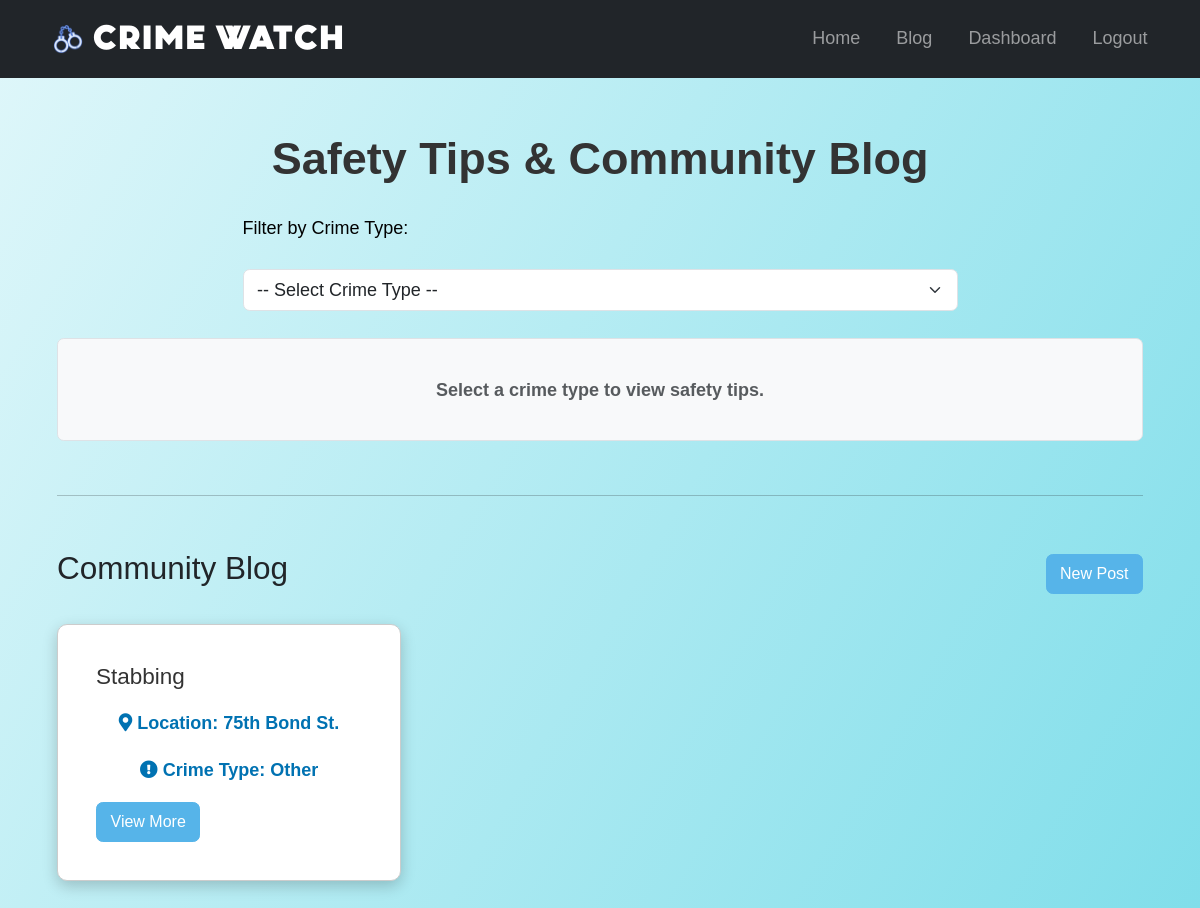
The page /blog/blog (signed in) on the database its author committed.
### app/models.py (models this page shows)
class BlogPost(db.Model):
    __tablename__ = 'blog_post'
    id = db.Column(db.Integer, primary_key=True)
    title = db.Column(db.String(150), nullable=False)
    location = db.Column(db.String(150), nullable=False)
    description = db.Column(db.Text, nullable=False)
    crime_type = db.Column(db.String(50), nullable=False)
    created_by = db.Column(db.Integer, db.ForeignKey('user.id'), nullable=False)
    author = db.relationship('User', backref='blog_posts', lazy=True)  # Ensure correct backref here

### app/views.py (the view, shortened to what this page needs)
@blog.route('/blog', methods=['GET', 'POST'])
@login_required
def blog_page():
    crime_filter = request.args.get('crime_type')
    if crime_filter:
        posts = BlogPost.query.filter_by(crime_type=crime_filter).all()
    else:
        posts = BlogPost.query.all()
    print(f"Posts: {posts}")  # Debugging: Check if posts are being retrieved
    return render_template('blog.html', posts=posts)

### app/templates/blog.html (shortened to what this page needs)
{% extends "base.html" %}
{% block content %}
<div class="container mt-5">
    <h2 class="welcome-title">Safety Tips & Community Blog</h2>
    <div class="row justify-content-center mb-4">
        <div class="col-md-8">
            <form>
                <label for="crime_type" class="form-label" style="margin-top: 20px; font-size: 1.0rem;">Filter by Crime Type:</label>
                <select id="crime_type" name="crime_type" class="form-select" onchange="showTipsAndPosts()">
                    <option value="">-- Select Crime Type --</option>
                </select>
            </form>
        </div>
    </div>
    <div id="safety-tips" class="mt-4 p-3 border rounded bg-light">
        <p class="text-muted">Select a crime type to view safety tips.</p>
    </div>
    <hr class="my-5">
    <div class="d-flex justify-content-between align-items-center mb-4">
        <h3>Community Blog</h3>
        <button type="button" class="btn btn-primary" data-bs-toggle="modal" data-bs-target="#postCrimeModal">
            New Post
        </button>
    </div>
    <div id="blog-posts" class="row row-cols-1 row-cols-md-3 g-4">
        {% if posts %}
            {% for post in posts %}
            <div class="col">
                <div class="card h-100">
                    <div class="card-body">
                        <h5 class="card-title">{{ post.title }}</h5>
                        <p class="card-text">
                            <i class="fas fa-map-marker-alt"></i> <strong>Location:</strong> {{ post.location }}
                        </p>
                        <p class="card-text">
                            <i class="fas fa-exclamation-circle"></i> <strong>Crime Type:</strong> {{ post.crime_type }}
                        </p>
                        <button
                            class="btn btn-primary"
                            data-bs-toggle="modal"
                            data-bs-target="#postModal"
                            onclick="showPostDetails('{{ post.title }}', '{{ post.location }}', '{{ post.crime_type }}', '{{ post.description }}', '{{ post.author.username if post.author else 'Unknown' }}')">
                            View More
                        </button>
                    </div>
                </div>
            </div>
            {% endfor %}
        {% else %}
            <p class="text-muted">No blog posts available. Create the first post!</p>
        {% endif %}
    </div>
</div>
{% endblock %}

### app/static/styles.css (style rules this page uses)
html, body { height: 100%; margin: 0; padding: 0; font-family: 'Arial', sans-serif; font-size: 18px; background: linear-gradient(120deg, #e0f7fa, #80deea); background-size: cover; background-repeat: no-repeat; overflow-x: hidden; }
.welcome-title { font-family: 'font2', sans-serif; font-size: 2.5rem; font-weight: bold; color: #333333; text-align: center; margin-top: 20px; }
p { color: #ff0000; font-weight: bold; text-align: center; margin-top: 20px; }
form { display: flex; flex-direction: column; gap: 1rem; color: rgb(0, 0, 0); }
.card { background-color: #f5f5f5; color: #333; border: 1px solid #ccc; border-radius: 10px; padding: 20px; margin: auto; max-width: 500px; z-index: 1020; }
.card-text { color: #0072b2; }
button, .btn { font-size: 16px; transition: background-color 0.3s ease; }
.btn-primary { background-color: #56b4e9; color: #fff; border: 1px solid #56b4e9; }
.card { background-color: #fff; z-index: 3; position: relative; box-shadow: 0 5px 15px rgba(0, 0, 0, 0.2); border-radius: 10px; }

### rows shown on the page
BlogPost: title "Stabbing", location "75th Bond St.", crime_type "Other"
